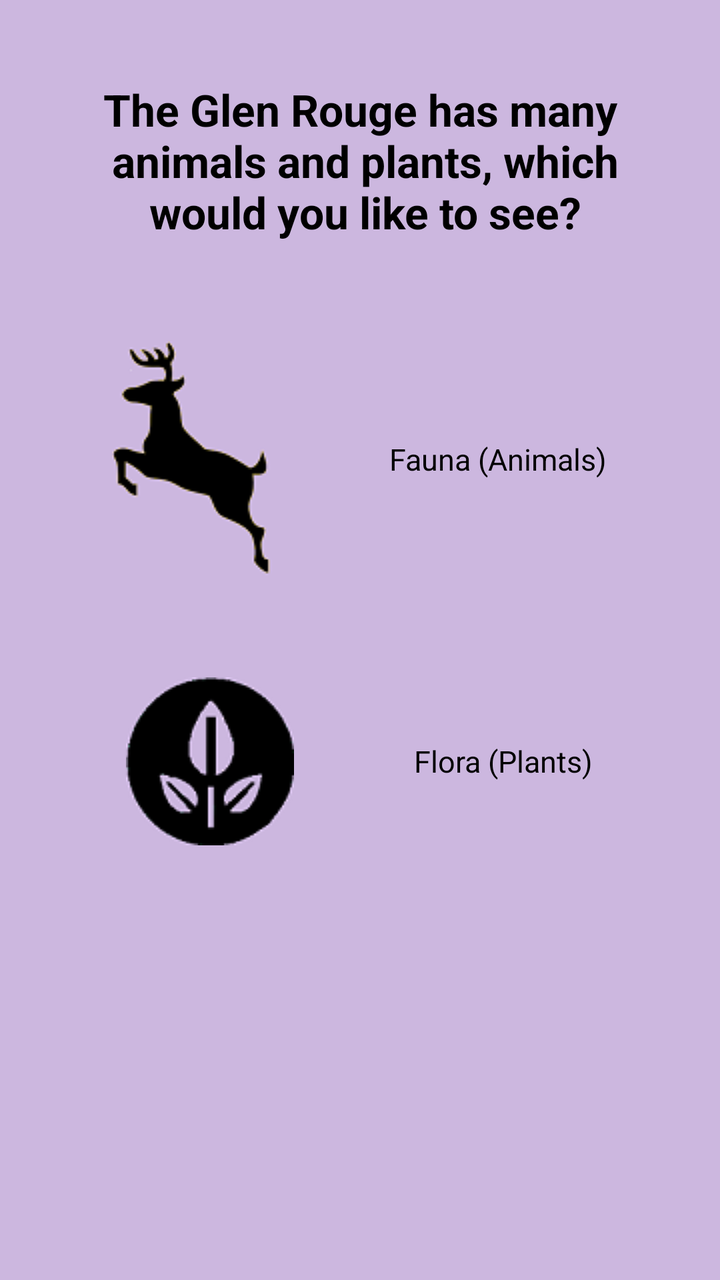
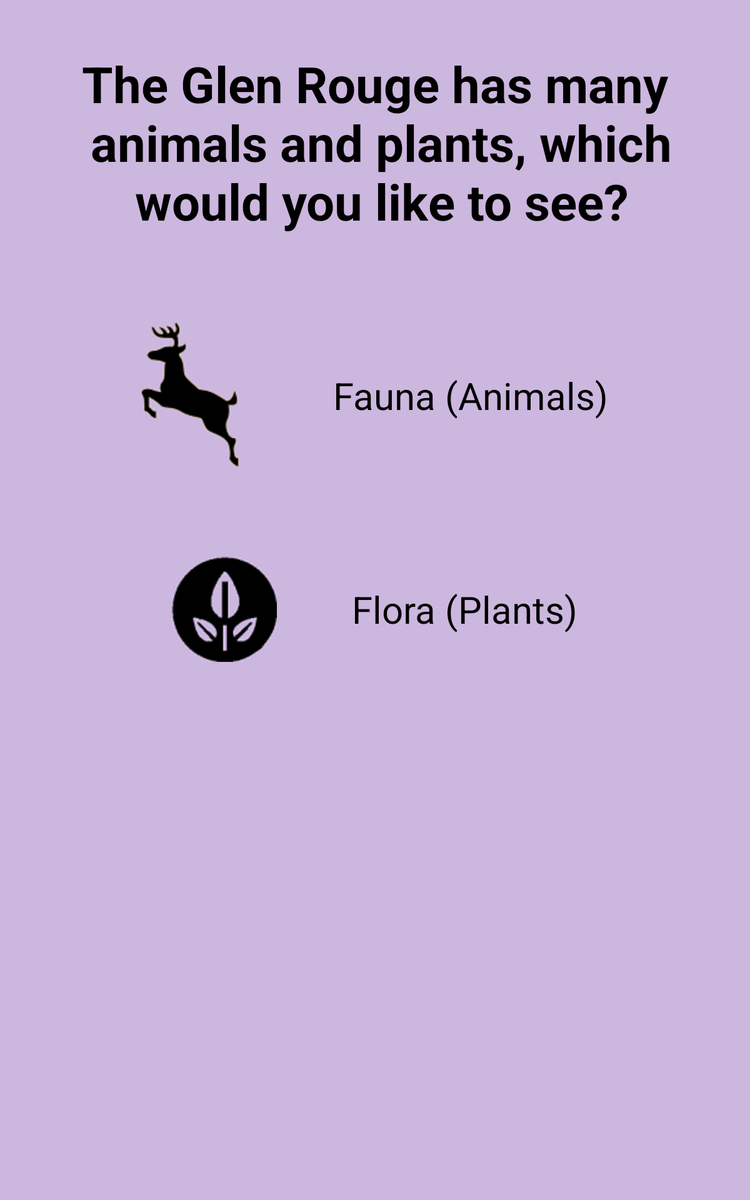

Compare how this app lays out the same screen by default and in its alternative resource folder. The renders come first, then the two layout files and the values they reference.
<!-- AndroidManifest.xml: application theme android:Theme.NoTitleBar -->
<!-- res/layout/wildlife_activity.xml -->
<?xml version="1.0" encoding="utf-8"?>
<ScrollView xmlns:android="http://schemas.android.com/apk/res/android"
    android:layout_width="match_parent"
    android:layout_height="match_parent"
    android:background="@color/wildcolour"
    android:gravity="center_horizontal">
    
<LinearLayout
    android:layout_width="fill_parent"
    android:layout_height="wrap_content"
    android:orientation="vertical" 
    android:gravity="center_horizontal">

    <TextView
        android:id="@+id/textView1"
        android:layout_width="wrap_content"
        android:layout_height="wrap_content"
        android:gravity="center_horizontal"
        android:paddingTop="40dip"
        android:text="@string/wildtext"
        android:textAppearance="?android:attr/textAppearanceLarge"
        android:textColor="@color/black"
        android:textStyle="bold" />

    <Button
        android:id="@+id/faunaButton"
        android:layout_width="wrap_content"
        android:layout_height="wrap_content"
        android:background="@null"
        android:drawableLeft="@drawable/faunaic"
        android:drawablePadding="40dip"
        android:paddingTop="50dip"
        android:text="@string/Fauna"
        android:textColor="@color/black"
        android:textSize="@dimen/bts" />

    <Button
        android:id="@+id/floraButton"
        android:layout_width="wrap_content"
        android:layout_height="wrap_content"
        android:background="@null"
        android:drawableLeft="@drawable/floraic"
        android:drawablePadding="60dip"
        android:text="@string/Flora"
        android:textColor="@color/black"
        android:textSize="@dimen/bts"
        android:paddingTop="50dip" 
        />

</LinearLayout>
</ScrollView>
<!-- resources referenced by this layout -->
<resources>
  <color name="black">#000000</color>
  <color name="wildcolour">#CCB7DF</color>
  <dimen name="bts">15sp</dimen>
  <!-- drawable faunaic: png bitmap (drawable-mdpi, 4657 bytes) -->
  <!-- drawable floraic: png bitmap (drawable-mdpi, 5080 bytes) -->
  <string name="Fauna">    Fauna (Animals)</string>
  <string name="Flora">Flora (Plants)</string>
  <string name="wildtext">The Glen Rouge has many\n animals and plants, which\n would you like to see?</string>
</resources>
<!-- res/layout-large/wildlife_activity.xml (the author's variant of the layout above) -->
<!-- drawn on a 7-inch tablet held upright -->
<?xml version="1.0" encoding="utf-8"?>
<ScrollView xmlns:android="http://schemas.android.com/apk/res/android"
    android:layout_width="match_parent"
    android:layout_height="match_parent"
    android:background="@color/wildcolour"
    android:gravity="center_horizontal">
    
<LinearLayout
    android:layout_width="fill_parent"
    android:layout_height="wrap_content"
    android:orientation="vertical" 
    android:gravity="center_horizontal">

    <TextView
        android:id="@+id/textView1"
        android:layout_width="wrap_content"
        android:layout_height="wrap_content"
        android:gravity="center_horizontal"
        android:paddingTop="40dip"
        android:text="@string/wildtext"
        android:textAppearance="?android:attr/textAppearanceLarge"
        android:textColor="@color/black"
        android:textSize="40sp"
        android:textStyle="bold" />
<View
	            android:layout_width="fill_parent"
				android:layout_height="70dip"
				android:background="@null" />
    <Button
        android:id="@+id/faunaButton"
        android:layout_width="wrap_content"
        android:layout_height="wrap_content"
        android:background="@drawable/highlight_wild"
        android:drawableLeft="@drawable/faunaic"
        android:drawablePadding="40dip"
        android:text="@string/Fauna"
        android:textColor="@color/black"
        android:textSize="30sp" />
<View
	            android:layout_width="fill_parent"
				android:layout_height="70dip"
				android:background="@null" />
    <Button
        android:id="@+id/floraButton"
        android:layout_width="wrap_content"
        android:layout_height="wrap_content"
        android:background="@drawable/highlight_wild"
        android:drawableLeft="@drawable/floraic"
        android:drawablePadding="60dip"
        android:text="@string/Flora"
        android:textColor="@color/black"
        android:textSize="30sp"
        
        />

</LinearLayout>
</ScrollView>
<!-- resources referenced by the variant -->
<!-- as a 7-inch tablet held upright resolves them -->
<resources>
  <color name="black">#000000</color>
  <color name="wildcolour">#CCB7DF</color>
  <!-- drawable faunaic: png bitmap (drawable-mdpi, 4657 bytes) -->
  <!-- drawable floraic: png bitmap (drawable-mdpi, 5080 bytes) -->
  <!-- drawable highlight_wild (drawable-mdpi) -->
  <selector xmlns:android="http://schemas.android.com/apk/res/android" >
  <item 
      android:state_pressed="true" android:drawable="@color/wildcolourhigh"></item>
  
   <item 
      android:state_pressed="false" android:drawable="@color/wildcolour" ></item>
  </selector>
  <string name="Fauna">    Fauna (Animals)</string>
  <string name="Flora">Flora (Plants)</string>
  <string name="wildtext">The Glen Rouge has many\n animals and plants, which\n would you like to see?</string>
  <color name="wildcolourhigh">#DFD5E8</color>
</resources>
